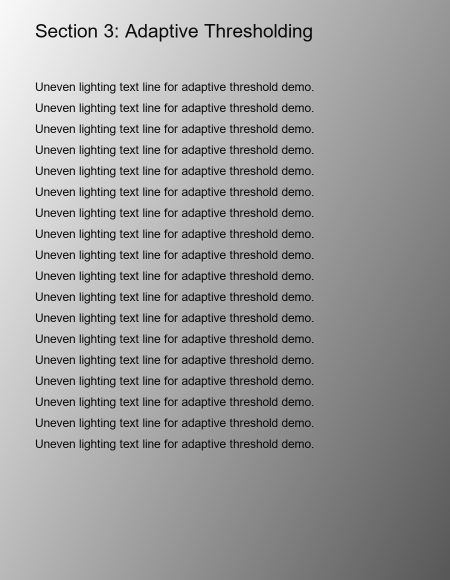
#> input picture Day26/sample_images/doc05_report_uneven_light.jpg, 900 x 1160 px (shown at 1/2 size); its folder holds 5 pictures in this run
$ python 02_adaptive_threshold.py
#> lines starting #> are read from the running program, lines starting #| are printed output that depends on the picture; after the words box and inside, x2 and y2 are one past the last pixel; in counts of white or black regions, pixels touching at a corner belong together
### Day26/segmentation.py
"""
Image segmentation: thresholding methods, watershed, and background removal.

This module is the shared engine for the Day-26 coding practice scripts and
the Streamlit app. Everything works on plain grayscale/BGR numpy arrays, so
it does not care whether the image came from disk or from a web upload.

Run it directly to segment a single image with every method and write a
side-by-side comparison:

    python segmentation.py sample_images/doc01_invoice_clean.jpg
    python segmentation.py my.jpg --method otsu --out out.png
"""

from __future__ import annotations

import argparse
import time
from dataclasses import dataclass, field
from pathlib import Path

import cv2
import numpy as np

# ---------------------------------------------------------------------------
# Defaults. Kept in one place so the app, the CLI and the practice scripts
# all report numbers produced by the same settings.
# ---------------------------------------------------------------------------

BINARY_THRESH = 127
ADAPTIVE_BLOCK_SIZE = 35     # must be odd; size of the local neighbourhood
ADAPTIVE_C = 10              # constant subtracted from the local mean/gaussian
MORPH_KERNEL = 5             # cleanup kernel for background removal


# ---------------------------------------------------------------------------
# Results
# ---------------------------------------------------------------------------

@dataclass
class ThresholdResult:
    """A binary mask produced by one thresholding method."""

    mask: np.ndarray                        # uint8, 0 or 255, same size as input
    method: str
    threshold_value: float | None           # the scalar cutoff, when there is one
    elapsed_ms: float
    params: dict = field(default_factory=dict)

    @property
    def foreground_ratio(self) -> float:
        """Fraction of pixels that ended up white (0-100)."""
        return 100.0 * float(np.count_nonzero(self.mask)) / self.mask.size


@dataclass
class SegmentationResult:
    """Foreground/background split: a clean mask plus the object cut out."""

    mask: np.ndarray            # uint8, 0/255, object = 255
    foreground: np.ndarray      # BGR, background pixels zeroed
    n_components: int           # connected foreground blobs after cleanup
    elapsed_ms: float


# ---------------------------------------------------------------------------
# Image helpers
# ---------------------------------------------------------------------------

def load_image(source) -> np.ndarray:
    """Accept a path or a BGR/RGB array -> return a BGR array."""
    if isinstance(source, np.ndarray):
        image = source
    else:
        path = Path(source)
        if not path.exists():
            raise FileNotFoundError(f"no such image: {path}")
        # imdecode rather than imread so non-ASCII paths work on Windows
        buffer = np.fromfile(str(path), dtype=np.uint8)
        image = cv2.imdecode(buffer, cv2.IMREAD_COLOR)
        if image is None:
            raise ValueError(f"could not decode as an image: {path}")

    if image.ndim == 2:
        image = cv2.cvtColor(image, cv2.COLOR_GRAY2BGR)
    elif image.shape[2] == 4:
        image = cv2.cvtColor(image, cv2.COLOR_BGRA2BGR)
    return np.ascontiguousarray(image)


def bgr_to_rgb(image: np.ndarray) -> np.ndarray:
    return cv2.cvtColor(image, cv2.COLOR_BGR2RGB)


def to_gray(image: np.ndarray) -> np.ndarray:
    if image.ndim == 2:
        return image
    return cv2.cvtColor(image, cv2.COLOR_BGR2GRAY)


def resize_max_side(image: np.ndarray, max_side: int = 1000) -> np.ndarray:
    """Shrink very large uploads so the app stays responsive.

    Only ever downscales - upscaling would invent detail it doesn't have.
    """
    height, width = image.shape[:2]
    longest = max(height, width)
    if longest <= max_side:
        return image
    scale = max_side / longest
    new_size = (int(round(width * scale)), int(round(height * scale)))
    return cv2.resize(image, new_size, interpolation=cv2.INTER_AREA)


def _odd(n: int) -> int:
    """Block sizes for adaptive thresholding must be odd and >= 3."""
    n = int(n)
    return n if n % 2 == 1 else n + 1


# ---------------------------------------------------------------------------
# Thresholding methods
# ---------------------------------------------------------------------------

def binary_threshold(image: np.ndarray, thresh: int = BINARY_THRESH,
                     invert: bool = False) -> ThresholdResult:
    """A single global cutoff: pixel > thresh -> 255, else 0.

    Cheapest and most predictable method, but only works when lighting is
    even across the whole image - one cutoff has to be right for every pixel.
    """
    gray = to_gray(image)
    flag = cv2.THRESH_BINARY_INV if invert else cv2.THRESH_BINARY

    start = time.perf_counter()
    value, mask = cv2.threshold(gray, thresh, 255, flag)
    elapsed_ms = (time.perf_counter() - start) * 1000.0

    return ThresholdResult(mask=mask, method="binary", threshold_value=value,
                           elapsed_ms=elapsed_ms,
                           params={"thresh": thresh, "invert": invert})


def adaptive_threshold(image: np.ndarray, block_size: int = ADAPTIVE_BLOCK_SIZE,
                       c: int = ADAPTIVE_C, method: str = "gaussian",
                       invert: bool = False) -> ThresholdResult:
    """Threshold each pixel against the *local* mean/gaussian-weighted mean.

    Because the cutoff is recomputed per neighbourhood, this survives
    lighting gradients and shadows that break a single global threshold -
    at the cost of being noisier on flat, evenly-lit regions.
    """
    gray = to_gray(image)
    block_size = _odd(block_size)
    adaptive_method = (cv2.ADAPTIVE_THRESH_GAUSSIAN_C if method == "gaussian"
                       else cv2.ADAPTIVE_THRESH_MEAN_C)
    flag = cv2.THRESH_BINARY_INV if invert else cv2.THRESH_BINARY

    start = time.perf_counter()
    mask = cv2.adaptiveThreshold(gray, 255, adaptive_method, flag, block_size, c)
    elapsed_ms = (time.perf_counter() - start) * 1000.0

    return ThresholdResult(mask=mask, method=f"adaptive-{method}", threshold_value=None,
                           elapsed_ms=elapsed_ms,
                           params={"block_size": block_size, "c": c,
                                  "method": method, "invert": invert})


# [24 lines left out: function otsu_threshold, not called in this run]


THRESHOLD_METHODS = {
    "binary": binary_threshold,
    "adaptive_mean": lambda img, **kw: adaptive_threshold(img, method="mean", **kw),
    "adaptive_gaussian": lambda img, **kw: adaptive_threshold(img, method="gaussian", **kw),
    "otsu": otsu_threshold,
}


# ---------------------------------------------------------------------------
# Watershed - separating touching objects
# ---------------------------------------------------------------------------

# [146 lines left out: functions _local_maxima_seeds, watershed_segmentation, draw_watershed, segment_foreground, remove_background, not called in this run]


# ---------------------------------------------------------------------------
# Layout helpers used by the practice scripts and the CLI
# ---------------------------------------------------------------------------

def label_image(image: np.ndarray, text: str, height: int = 34) -> np.ndarray:
    if image.ndim == 2:
        image = cv2.cvtColor(image, cv2.COLOR_GRAY2BGR)
    bar = np.full((height, image.shape[1], 3), 32, np.uint8)
    cv2.putText(bar, text, (10, height - 11), cv2.FONT_HERSHEY_SIMPLEX,
                0.55, (255, 255, 255), 1, cv2.LINE_AA)
    return np.vstack([bar, image])


def hstack_padded(images, gap: int = 8) -> np.ndarray:
    images = [cv2.cvtColor(im, cv2.COLOR_GRAY2BGR) if im.ndim == 2 else im for im in images]
    tallest = max(img.shape[0] for img in images)
    padded = []
    for index, img in enumerate(images):
        pad = tallest - img.shape[0]
        if pad:
            img = np.vstack([img, np.full((pad, img.shape[1], 3), 32, np.uint8)])
        padded.append(img)
        if gap and index < len(images) - 1:
            padded.append(np.full((tallest, gap, 3), 32, np.uint8))
    return np.hstack(padded)


# [13 lines left out: function grid_padded, not called in this run]


VIS_EXT = ".jpg"
JPEG_QUALITY = 92


def imwrite(path, image: np.ndarray) -> None:
    """Write an image, creating parent folders and tolerating odd paths."""
    path = Path(path)
    path.parent.mkdir(parents=True, exist_ok=True)

    suffix = path.suffix or ".png"
    params = ([int(cv2.IMWRITE_JPEG_QUALITY), JPEG_QUALITY]
              if suffix.lower() in {".jpg", ".jpeg"} else [])

    ok, encoded = cv2.imencode(suffix, image, params)
    if not ok:
        raise IOError(f"could not encode image for {path}")
    encoded.tofile(str(path))


# ---------------------------------------------------------------------------
# CLI
# ---------------------------------------------------------------------------

# [31 lines left out: function main, not called in this run]


# [2 lines that do not run on import are left out]

### Day26/coding_practice/02_adaptive_threshold.py
"""
Day 26 practice 2 - adaptive thresholding on an unevenly lit image.

Runs binary thresholding side by side with adaptive mean and adaptive
Gaussian thresholding on a page that has a lighting gradient across it, to
show why a single global cutoff fails where a local one doesn't.

Run:  python coding_practice/02_adaptive_threshold.py
"""

from __future__ import annotations

import sys
from pathlib import Path

sys.path.insert(0, str(Path(__file__).resolve().parent.parent))

from segmentation import (adaptive_threshold, binary_threshold, hstack_padded,  # noqa: E402
                          imwrite, label_image, load_image, resize_max_side, to_gray)

ROOT = Path(__file__).resolve().parent.parent
IMAGE = ROOT / "sample_images" / "doc05_report_uneven_light.jpg"
OUT = ROOT / "sample_outputs" / "practice_02_adaptive_thresholds.jpg"


def main() -> None:
    image = resize_max_side(load_image(IMAGE), 700)
#> in load_image, image is the input picture: shape (1160, 900, 3); min 0, max 250, mean 159.1
#> in resize_max_side, `height, width = image.shape[:2]`: height = 1160; width = 900
#> in resize_max_side, `longest = max(height, width)`: longest = 1160
#> in resize_max_side, `scale = max_side / longest`: scale = 0.603
#> in resize_max_side, `new_size = (int(round(width * scale)), int(round(height * scale)))`: new_size = (543, 700)
    gray = to_gray(image)

    binary = binary_threshold(gray, thresh=127, invert=True)
#> in binary_threshold, `value, mask = cv2.threshold(gray, thresh, 255, flag)`:
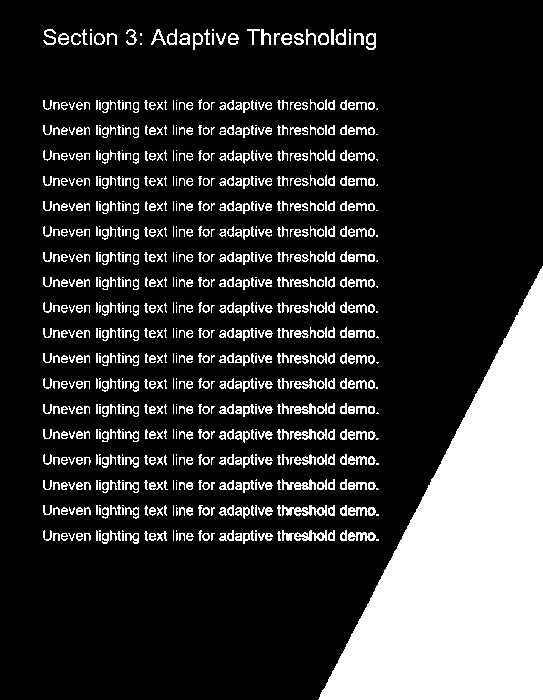
#> mask: shape (700, 543); 20% white; 884 white regions (229 under 20 px), largest, box (x1, y1, x2, y2) and area: (318, 266, 543, 700) 49011, (282, 505, 327, 516) 281, (282, 530, 327, 541) 275
#> in binary_threshold, `value, mask = cv2.threshold(gray, thresh, 255, flag)`: value = 127
    mean = adaptive_threshold(gray, method="mean", block_size=35, c=10, invert=True)
#> in adaptive_threshold, `mask = cv2.adaptiveThreshold(gray, 255, adaptive_method, flag, block_s..`:
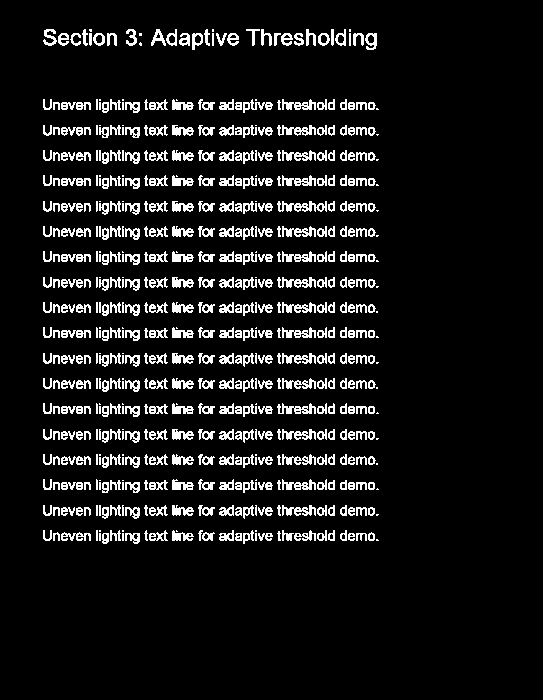
#> mask: shape (700, 543); 9% white in thin lines or dots, all inside (x1, y1, x2, y2) = (43, 29, 379, 544)
    gaussian = adaptive_threshold(gray, method="gaussian", block_size=35, c=10, invert=True)
#> call 2 of adaptive_threshold, with block_size = 35, c = 10, method = 'gaussian', invert = True
#> in adaptive_threshold (call 2), `mask = cv2.adaptiveThreshold(gray, 255, adaptive_method, flag, block_s..`:
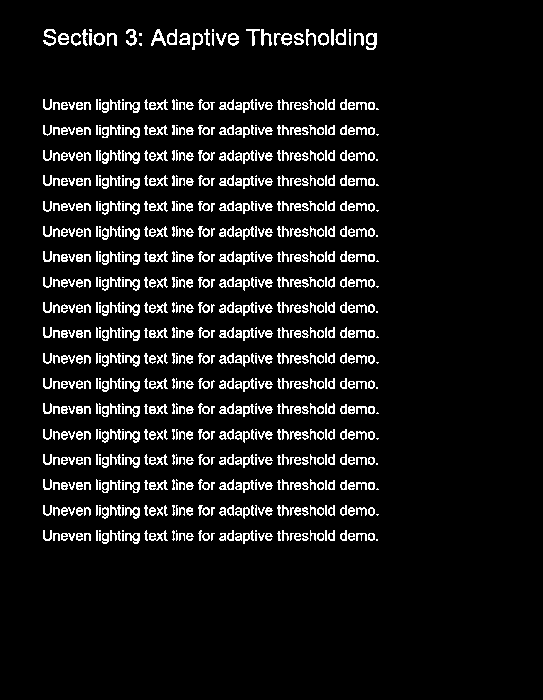
#> mask: shape (700, 543); 7.9% white in thin lines or dots, all inside (x1, y1, x2, y2) = (43, 29, 379, 544)

    for result in (binary, mean, gaussian):
        print(f"{result.method:<18} {result.foreground_ratio:5.1f}% foreground "
              f"in {result.elapsed_ms:5.2f} ms  params={result.params}")
#> this loop made 3 passes
#| binary              20.0% foreground in  8.82 ms  params={'thresh': 127, 'invert': True}
#| adaptive-mean        9.0% foreground in  6.60 ms  params={'block_size': 35, 'c': 10, 'method': 'mean', 'invert': True}
#| adaptive-gaussian    7.9% foreground in  8.80 ms  params={'block_size': 35, 'c': 10, 'method': 'gaussian', 'invert': True}

    panels = [
        label_image(gray, "grayscale (uneven light)"),
        label_image(binary.mask, f"binary t=127 ({binary.foreground_ratio:.1f}%)"),
        label_image(mean.mask, f"adaptive mean ({mean.foreground_ratio:.1f}%)"),
        label_image(gaussian.mask, f"adaptive gaussian ({gaussian.foreground_ratio:.1f}%)"),
    ]
#> in label_image, `return np.vstack([bar, image])`:
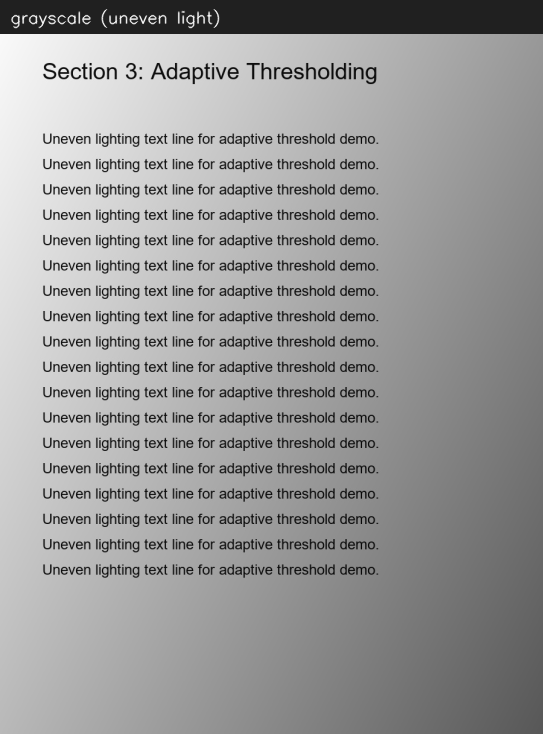
#> returned value: shape (734, 543, 3); min 7, max 250, mean 153.5
#> call 4 of label_image, with text = 'adaptive gaussian (7.9%)', height = 34
#> in label_image (call 4), `cv2.putText(bar, text, (10, height - 11), cv2.FONT_HERSHEY_SIMPLEX, 0...`:
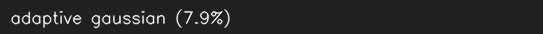
#> bar: shape (34, 543, 3); min 32, max 254, mean 39.8
#> in label_image (call 4), `return np.vstack([bar, image])`:
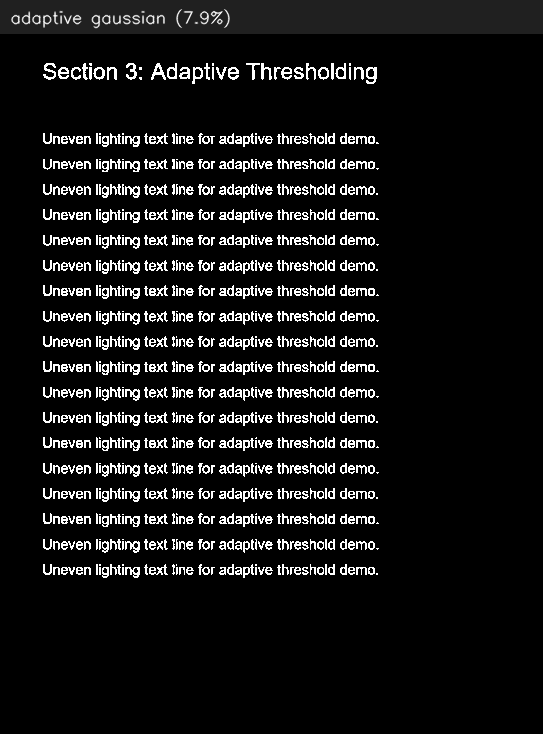
#> returned value: shape (734, 543, 3); min 0, max 255, mean 21
    imwrite(OUT, hstack_padded(panels))
#> in hstack_padded, `images = [cv2.cvtColor(im, cv2.COLOR_GRAY2BGR) if im.ndim == 2 else im..`: images = 4 items
#> in hstack_padded, `tallest = max(img.shape[0] for img in images)`: tallest = 734
#> the loop in hstack_padded, `for index, img in enumerate(images):` made 4 passes
#> after the loop in hstack_padded, `for index, img in enumerate(images):`: padded = 7 items
#> in hstack_padded, `return np.hstack(padded)`:
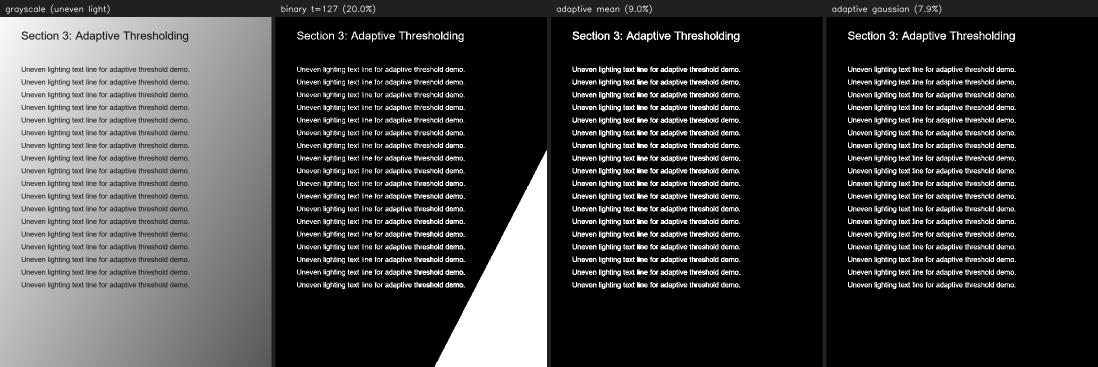
#> returned value: shape (734, 2196, 3) (shown at 1/2 size); min 0, max 255, mean 61.8
#> in imwrite, `suffix = path.suffix or ".png"`: suffix = '.jpg'
#> in imwrite, `params = ([int(cv2.IMWRITE_JPEG_QUALITY), JPEG_QUALITY] if suffix.lowe..`: params = [1, 92]
    print(f"\nBinary thresholding turns the bright half of the page solid "
          f"white - it has no notion of 'local' brightness. Both adaptive "
          f"variants stay legible across the whole gradient because each "
          f"pixel is compared only to its own neighbourhood. Wrote {OUT}")


if __name__ == "__main__":
    main()
